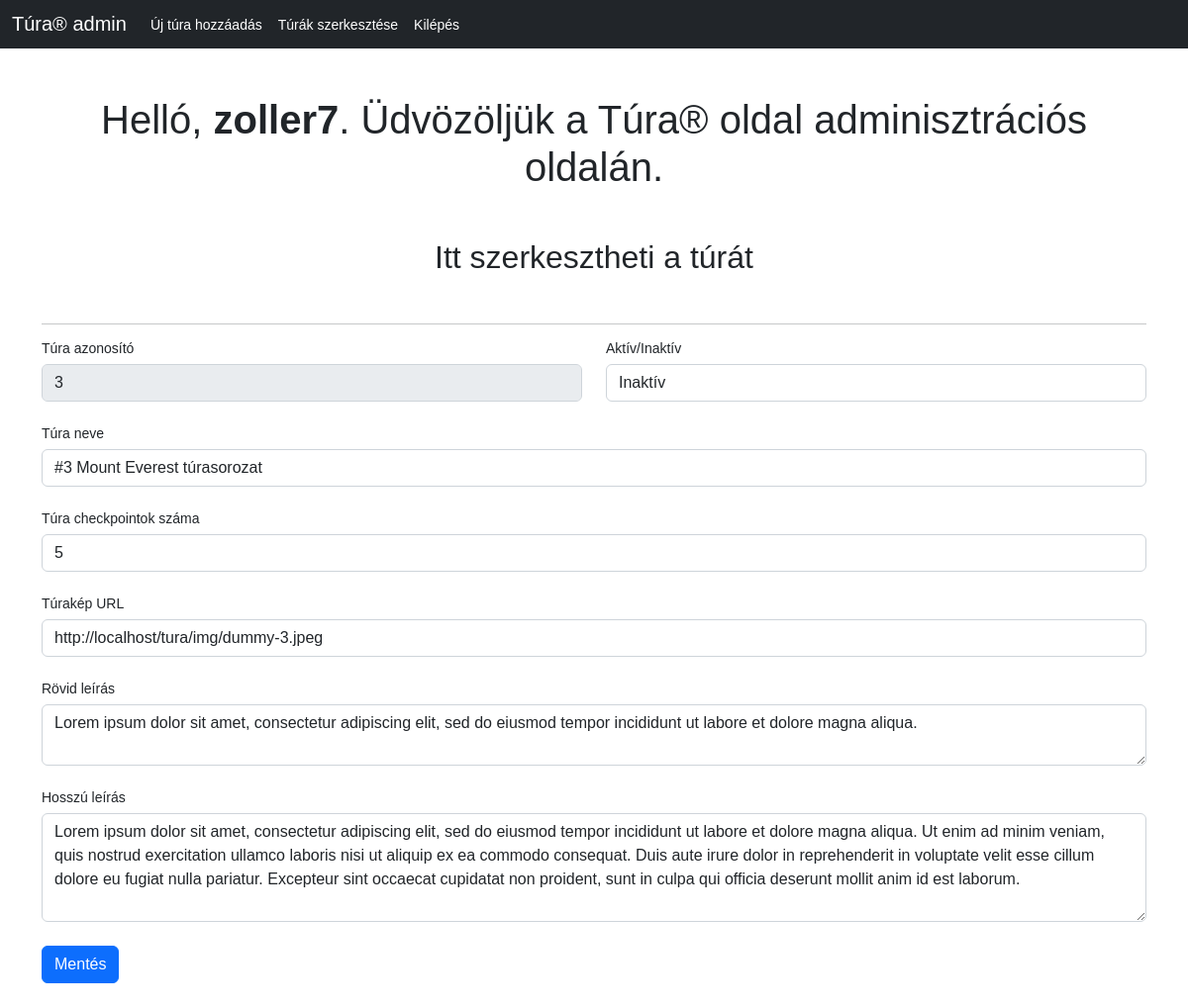
The page /admin/edit-trip.php?id=3 (signed in) on the database its author committed.
### tables this page shows
CREATE TABLE `trips` (
  `trip_id` int(11) NOT NULL AUTO_INCREMENT,
  `trip_active` tinyint(1) DEFAULT NULL,
  `trip_name` varchar(50) NOT NULL,
  `trip_checkpoints` int(11) NOT NULL,
  `trip_pic` varchar(80) NOT NULL,
  `trip_shortdesc` varchar(256) NOT NULL,
  `trip_longdesc` varchar(1024) NOT NULL,
  `created_at` datetime DEFAULT current_timestamp(),
  PRIMARY KEY (`trip_id`)
);

### admin/edit-trip.php (the view, shortened to what this page needs)
<?php
$tripId = $_GET['id'];
$sql = 'SELECT * from trips WHERE trip_id=' . $tripId ;
$connection = mysqli_connect(DB_SERVER, DB_USERNAME, DB_PASSWORD, DB_NAME);
$result = mysqli_query($connection, $sql);
$trip =  mysqli_fetch_assoc($result);
?>
<!DOCTYPE html>
<html lang="en">
   <head>
      <link href="https://cdn.jsdelivr.net/npm/bootstrap@5.2.3/dist/css/bootstrap.min.css" rel="stylesheet"
>
   </head>
   <body>
      <?php include('../templates/admin-menu.php') ?>
      <div class="container">
        <h1 class="my-5">Helló,
            <b><?php echo htmlspecialchars($_SESSION["username"]); ?></b>. Üdvözöljük a Túra® oldal adminisztrációs oldalán.
        </h1>
        <h2 class="my-5">Itt szerkesztheti a túrát</h2>
        <hr>
        <form action="" method="POST">
            <div class="row mb-4">
                <div class="col">
                <div class="form-group">
                    <label class="form-label" for="trip_id">Túra azonosító</label>
                    <input type="text" name="trip_id" id="trip_id" class="form-control" value="<?php print($trip["trip_id"]);?>" disabled />
                </div>
                </div>
                <div class="col">
                <div class="form-group">
                    <label class="form-label" for="trip_active">Aktív/Inaktív</label>
                    <select class="form-control" name="trip_active" id="trip_active">
                        <option value="0" <?php print ($trip["trip_active"] === '0') ? "selected" : ""; ?> id="trip_active-0">Inaktív</option>
                    </select>
                </div>
                </div>
            </div>
            <div class="form-group mb-4">
                <label class="form-label" for="trip_name">Túra neve</label>
                <input type="text" name="trip_name" id="trip_name" class="form-control" value="<?php print($trip["trip_name"]);?>" />
            </div>
                <div class="form-group mb-4">
                <label class="form-label" for="trip_checkpoints">Túra checkpointok száma</label>
                <input type="number" name="trip_checkpoints" id="trip_checkpoints" min="1" max="10" step="1" class="form-control" value="<?php print($trip["trip_checkpoints"]);?>" />
            </div>
            <div class="form-group mb-4">
                <label class="form-label" for="trip_pic">Túrakép URL</label>
                <input type="text" name="trip_pic" id="trip_pic" class="form-control" value="<?php print($trip["trip_pic"]);?>" />
            </div>
            <div class="form-group mb-4">
            <label class="form-label" for="trip_shortdesc">Rövid leírás</label>
                <textarea class="form-control" name="trip_shortdesc" id="trip_shortdesc" rows="2"><?php print($trip["trip_shortdesc"]);?></textarea>
            </div>
            <div class="form-group mb-4">
            <label class="form-label" for="trip_shortdesc">Hosszú leírás</label>
                <textarea class="form-control" name="trip_longdesc" id="trip_longdesc" rows="4"><?php print($trip["trip_longdesc"]);?></textarea>
            </div>
            <button type="submit" name="save_trip" class="btn btn-primary btn-block mb-4">Mentés</button>
        </form>
      </div>
   </body>
</html>

### admin/edit-trip.php (style rules this page uses)
body { font: 14px sans-serif; }
h1,h2 { text-align: center; }

### rows shown on the page
trips: trip_id "3", trip_active "Inaktív", trip_name "#3 Mount Everest túrasorozat", trip_checkpoints "5", trip_pic "http://localhost/tura/img/dummy-3.jpeg", trip_shortdesc "Lorem ipsum dolor sit amet, consectetur adipiscing elit, sed do eiusmod tempor incididunt ut labore et dolore magna aliqua.", trip_longdesc "Lorem ipsum dolor sit amet, consectetur adipiscing elit, sed do eiusmod tempor incididunt ut labore et dolore magna aliqua. Ut enim ad minim veniam, quis nostrud exercitation ullamco laboris nisi ut aliquip ex ea commodo consequat. Duis aute irure dolor in reprehenderit in voluptate velit esse cillum dolore eu fugiat nulla pariatur. Excepteur sint occaecat cupidatat non proident, sunt in culpa qui officia deserunt mollit anim id est laborum."

### other values the page prints
$_SESSION["username"] "zoller7"
